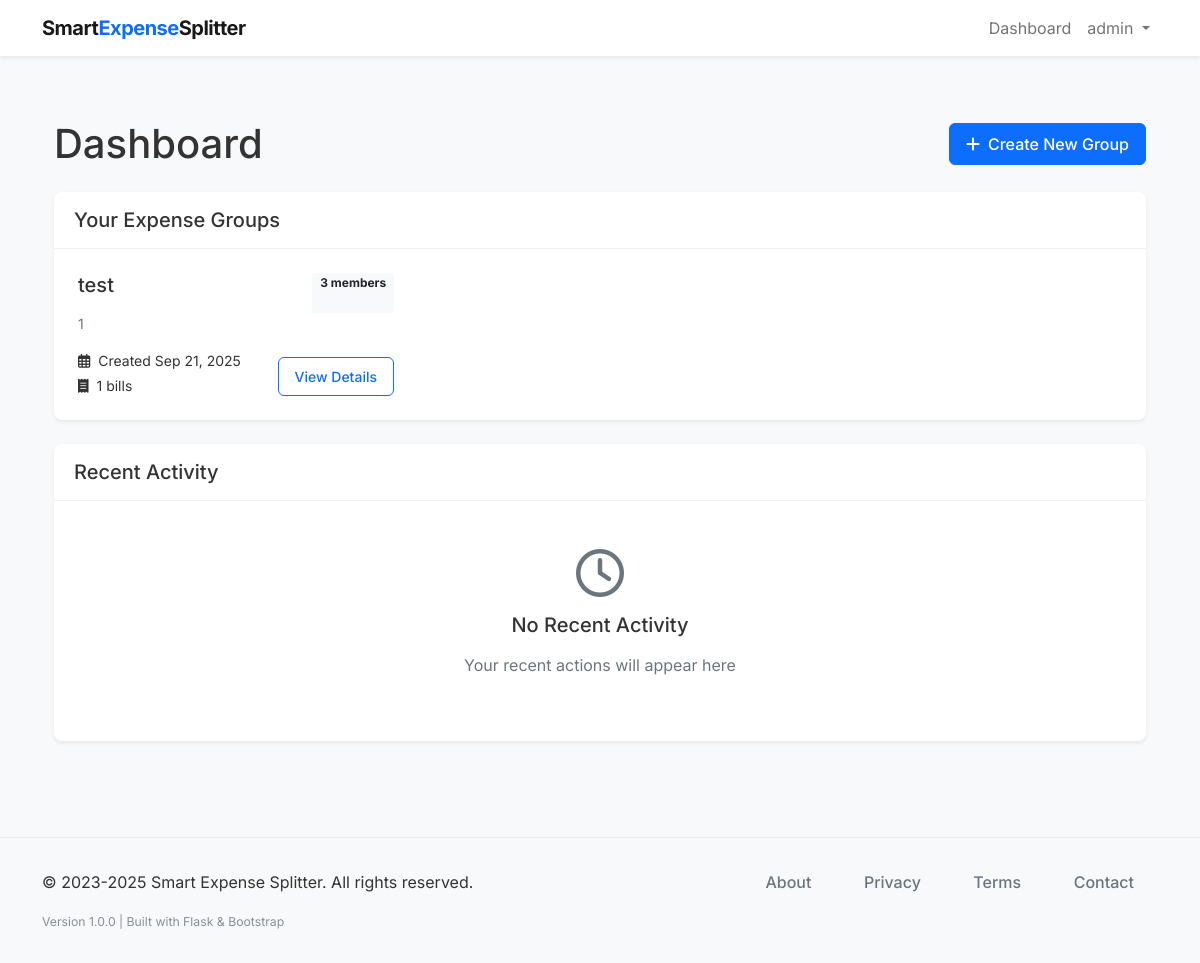
/dashboard (signed in), run on the app's committed database.
### models.py (models this page shows, shortened)
class User(db.Model, UserMixin):
    __tablename__ = 'users'
    id = db.Column(db.Integer, primary_key=True)
    username = db.Column(db.String(64), unique=True, nullable=False)
    email = db.Column(db.String(120), unique=True, nullable=False)
    password_hash = db.Column(db.String(128), nullable=False)
    created_at = db.Column(db.DateTime, default=datetime.utcnow)
    groups = db.relationship('Group', back_populates='user', cascade='all, delete-orphan')

class Group(db.Model):
    __tablename__ = 'groups'
    id = db.Column(db.Integer, primary_key=True)
    name = db.Column(db.String(100), nullable=False)
    description = db.Column(db.String(255))
    created_at = db.Column(db.DateTime, default=datetime.utcnow)
    user_id = db.Column(db.Integer, db.ForeignKey('users.id'), nullable=False)
    user = db.relationship('User', back_populates='groups')
    members = db.relationship('Member', back_populates='group', cascade='all, delete-orphan')
    bills = db.relationship('Bill', back_populates='group', cascade='all, delete-orphan')

### routes.py (the view)
@app.route('/dashboard')
@login_required
def dashboard():
    groups = Group.query.filter_by(user_id=current_user.id).all()
    return render_template('dashboard.html', title='Dashboard', groups=groups)

### smart_expense_splitter.py (called while the page is built)
@login_manager.user_loader
def load_user(user_id):
    from models import User
    return User.query.get(int(user_id))

### templates/dashboard.html (shortened to what this page needs)
{% extends "layout.html" %}
{% block content %}
<div class="container py-4">
    <div class="d-flex justify-content-between align-items-center mb-4">
        <h1 class="mb-0">Dashboard</h1>
        <a href="{{ url_for('new_group') }}" class="btn btn-primary">
            <i class="fas fa-plus me-2"></i>Create New Group
        </a>
    </div>
    <div class="card border-0 shadow-sm mb-4">
        <div class="card-header bg-white py-3">
            <h2 class="h5 mb-0">Your Expense Groups</h2>
        </div>
        <div class="card-body p-0">
            {% if groups %}
            <div class="row g-0">
                {% for group in groups %}
                <div class="col-md-6 col-lg-4">
                    <div class="dashboard-group-card p-4 h-100">
                        <div class="d-flex justify-content-between">
                            <h3 class="h5 mb-3">{{ group.name }}</h3>
                            <span class="badge bg-light text-dark">{{ group.members|length }} members</span>
                        </div>
                        <p class="text-muted small mb-3">{{ group.description }}</p>
                        <div class="d-flex justify-content-between align-items-end">
                            <div>
                                <p class="small mb-1"><i class="far fa-calendar-alt me-2"></i>Created {{ group.created_at.strftime('%b %d, %Y') }}</p>
                                <p class="small mb-0"><i class="fas fa-receipt me-2"></i>{{ group.bills|length }} bills</p>
                            </div>
                            <a href="{{ url_for('group_detail', group_id=group.id) }}" class="btn btn-sm btn-outline-primary">
                                View Details
                            </a>
                        </div>
                    </div>
                </div>
                {% endfor %}
            </div>
            {% endif %}
        </div>
    </div>
    <div class="card border-0 shadow-sm">
        <div class="card-header bg-white py-3">
            <h2 class="h5 mb-0">Recent Activity</h2>
        </div>
        <div class="card-body p-0">
            {% if recent_activity %}
            <div class="list-group list-group-flush">
                {% for activity in recent_activity %}
                <div class="list-group-item py-3">
                    <div class="d-flex">
                        <div class="activity-icon me-3">
                            {% if activity.type == 'bill_added' %}
                            <i class="fas fa-receipt text-success"></i>
                            {% elif activity.type == 'member_added' %}
                            <i class="fas fa-user-plus text-primary"></i>
                            {% elif activity.type == 'group_created' %}
                            <i class="fas fa-users text-info"></i>
                            {% elif activity.type == 'product_added' %}
                            <i class="fas fa-shopping-cart text-warning"></i>
                            {% endif %}
                        </div>
                        <div>
                            <p class="mb-1">{{ activity.description }}</p>
                            <p class="small text-muted mb-0">
                                <i class="far fa-clock me-1"></i>{{ activity.timestamp.strftime('%b %d, %Y at %I:%M %p') }}
                            </p>
                        </div>
                    </div>
                </div>
                {% endfor %}
            </div>
            {% else %}
            <div class="text-center py-5">
                <div class="mb-3">
                    <i class="far fa-clock fa-3x text-muted"></i>
                </div>
                <h3 class="h5 mb-3">No Recent Activity</h3>
                <p class="text-muted">Your recent actions will appear here</p>
            </div>
            {% endif %}
        </div>
    </div>
</div>
{% endblock %}

### templates/layout.html (shortened to what this page needs)
<!DOCTYPE html>
<html lang="en">
<head>
    <link href="https://cdn.jsdelivr.net/npm/bootstrap@5.1.3/dist/css/bootstrap.min.css" rel="stylesheet">
    <link rel="stylesheet" href="https://cdnjs.cloudflare.com/ajax/libs/font-awesome/6.0.0-beta3/css/all.min.css">
    <link rel="stylesheet" href="{{ url_for('static', filename='css/style.css') }}">
</head>
<body>
    <nav class="navbar navbar-expand-lg navbar-light bg-white shadow-sm">
        <div class="container">
            <a class="navbar-brand" href="{{ url_for('index') }}">Smart<span>Expense</span>Splitter</a>
            <div class="collapse navbar-collapse" id="navbarNav">
                <ul class="navbar-nav ms-auto">
                    {% if current_user.is_authenticated %}
                    <li class="nav-item">
                        <a class="nav-link" href="{{ url_for('dashboard') }}">Dashboard</a>
                    </li>
                    <li class="nav-item dropdown">
                        <a class="nav-link dropdown-toggle" href="#" id="navbarDropdown" role="button" data-bs-toggle="dropdown" aria-expanded="false">
                            {{ current_user.username }}
                        </a>
                    </li>
                    {% endif %}
                </ul>
            </div>
        </div>
    </nav>
    <main class="container py-4">
        {% block content %}{% endblock %}
    </main>
    <footer class="footer" role="contentinfo" aria-label="Site footer">
        <div class="container">
            <div class="row">
                <div class="col-md-6" role="region" aria-labelledby="copyright-heading">
                    <p class="mb-0" itemprop="copyrightNotice">&copy; 2023-2025 Smart Expense Splitter. All rights reserved.</p>
                </div>
                <div class="col-md-6 text-md-end" role="region" aria-labelledby="footer-nav-heading">
                    <nav class="footer-links" aria-label="Legal and company information">
                        <ul class="list-inline mb-0" role="list">
                            <li class="list-inline-item" role="listitem">
                                <a href="{{ url_for('about') }}" aria-label="Learn more about Smart Expense Splitter company and mission"
                                   class="text-decoration-none" rel="noopener noreferrer">About</a>
                            </li>
                            <li class="list-inline-item" role="listitem">
                                <a href="{{ url_for('privacy') }}" aria-label="Read our privacy policy and data protection practices"
                                   class="text-decoration-none" rel="noopener noreferrer">Privacy</a>
                            </li>
                            <li class="list-inline-item" role="listitem">
                                <a href="{{ url_for('terms') }}" aria-label="Review our terms of service and usage agreements"
                                   class="text-decoration-none" rel="noopener noreferrer">Terms</a>
                            </li>
                            <li class="list-inline-item" role="listitem">
                                <a href="{{ url_for('contact') }}" aria-label="Contact Smart Expense Splitter support team"
                                   class="text-decoration-none" rel="noopener noreferrer">Contact</a>
                            </li>
                        </ul>
                    </nav>
                </div>
            </div>
            <div class="row mt-3" role="region" aria-labelledby="footer-info-heading">
                <div class="col-12">
                    <div class="footer-info text-center text-md-start" aria-label="Application version and technical information">
                        <small class="text-muted" itemprop="version" aria-label="Application version 1.0.0">
                            Version 1.0.0 | Built with Flask & Bootstrap
                        </small>
                    </div>
                </div>
            </div>
        </div>
    </footer>
</body>
</html>

### static/css/style.css (style rules this page uses)
body { font-family: 'Inter', -apple-system, BlinkMacSystemFont, 'Segoe UI', Roboto, Oxygen, Ubuntu, Cantarell, 'Open Sans', 'Helvetica Neue', sans-serif; color: #333; background-color: #f8f9fa; }
.navbar-brand { font-weight: 700; letter-spacing: -0.5px; }
.navbar-brand span { color: #0d6efd; }
.btn { border-radius: 0.375rem; padding: 0.5rem 1rem; font-weight: 500; }
.btn-primary { background-color: #0d6efd; border-color: #0d6efd; }
.card { border-radius: 0.5rem; overflow: hidden; }
.card-header { border-bottom: 1px solid rgba(0, 0, 0, 0.05); padding: 1rem 1.25rem; }
.footer { background-color: #f8f9fa; padding: 2rem 0; margin-top: 3rem; border-top: 1px solid rgba(0, 0, 0, 0.05); }
.footer-links a { color: #6c757d; margin-right: 1.5rem; text-decoration: none; transition: color 0.2s ease-in-out; font-weight: 500; }
.footer-info { font-size: 0.875rem; opacity: 0.8; }
.footer-links ul { margin: 0; padding: 0; }
.footer-links .list-inline-item:not(:last-child) { margin-right: 1.5rem; }

### data on the page
User: username "admin"
Group: name "test", members|length "3", description "1", created_at "Sep 21, 2025", bills|length "1"
